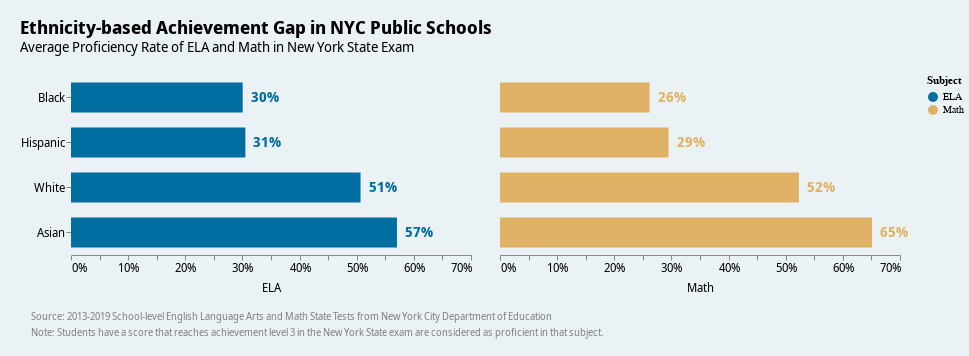

Notebook code for this chart:
### Code cell
from altair import Padding


proficiency_bar = (
    alt.Chart(proficiency_by_race)
    .mark_bar(size=30)
    .encode(
        x=alt.X("value:Q", title=None, axis=alt.Axis(format=".0%", grid=False)),
        y=alt.Y("Category:N", sort=["Black", "Hispanic", "White", "Asian"]),
        color=alt.Color(
            "Subject:N", title="Subject", scale=alt.Scale(domain=["ELA", "Math"])
        ),
    )
    .properties(
        height=180,
    )
)

achievement_gap_text = (
    alt.Chart(proficiency_by_race)
    .mark_text(
        font="Noto Sans Display", fontSize=14, fontWeight=600, align="left", dx=8
    )
    .encode(
        x=alt.X("value:Q", title=None, axis=alt.Axis(format=".0%", grid=False)),
        y=alt.Y(
            "Category:N",
            sort=["Black", "Hispanic", "White", "Asian"],
            axis=alt.Axis(grid=False, labelFont="Noto Sans Display", labelFontSize=12),
            title=None,
        ),
        text=alt.Text("value:Q", format=".0%"),
        color=alt.Color(
            "Subject:N",
            title="Subject",
            scale=alt.Scale(domain=["ELA", "Math"], range=["#006EA0", "#E0B265"]),
        ),
    )
)

source_text = (
    alt.Chart(
        pd.DataFrame(
            {
                "text": [
                    """
                    Source: 2013-2019 School-level English Language Arts and Math State Tests from New York City Department of Education\n
                    Note: Students have a score that reaches achievement level 3 in the New York State exam are considered as proficient in that subject.
                    """
                ]
            }
        )
    )
    .mark_text(
        align="left",
        baseline="top",
        color="gray",
        font="Noto Sans Display",
        fontWeight=400,
        fontSize=10,
        lineBreak="\n",
        lineHeight=8
    )
    .encode(
        x=alt.value(-40),  # Align left
        y=alt.value(5),  # Position near bottom of chart
        text="text",
    )
)

proficiency_gap = alt.layer(proficiency_bar, achievement_gap_text).facet(
    column=alt.Column("Subject:N", title=None),
)


proficiency_gap_with_source = (
    alt.vconcat(proficiency_gap, source_text)
    .properties(
        title={
            "text": "Ethnicity-based Achievement Gap in NYC Public Schools",
            "fontSize": 18,
            "subtitleFontSize": 14,
            "subtitle": "Average Proficiency Rate of ELA and Math in New York State Exam",
        },
        spacing=5,
    )
    .configure_header(
        labelFontSize=12, labelFont="Noto Sans Display", labelOrient="bottom"
    )
    .configure_view(
        fill="#EBF2f6",
        continuousWidth=400,
    )
)


proficiency_gap_with_source

### Figure 1 — Vega-Lite specification as saved in the notebook (floating-point values rounded to 4 significant figures)
{"config": {"title": {"anchor": "start", "font": "Noto Sans Display", "fontWeight": 700, "fontSize": 18, "subtitleFontSize": 16, "subtitleFont": "Noto Sans Display", "offset": 20}, "axisX": {"titleFontSize": 14, "labelFontSize": 12, "grid": false, "labelFont": "Noto Sans Display"}, "axisY": {"domain": false, "titleFontSize": 14, "titleAngle": 0, "titleBaseline": "bottom", "titleAnchor": "start", "labelFontSize": 12, "grid": true, "gridColor": "#aab0c0", "gridWidth": 1, "labelFont": "Noto Sans Display"}, "axis": {"labelFont": "Noto Sans Display", "titleFont": "Noto Sans Display", "titleFontSize": 14, "labelFontSize": 12}, "background": "#EBF2f6", "view": {"fill": "#EBF2f6", "stroke": null, "padding": {"left": 5, "top": 10, "right": 5, "bottom": 10}, "continuousWidth": 400}, "range": {"category": ["#006EA0", "#32C0D2", "#E0B265", "#00969F", "#973C4C", "#AC8B96"], "ramp": ["#fef0d9", "#fdcc8a", "#fc8d59", "#e34a33", "#b30000"], "diverging": ["#006ea0", "#4d9abd", "#99c5d9", "#ffffff", "#e3c2b3", "#c68466", "#a03200"]}, "area": {}, "line": {}, "point": {}, "text": {"fontSize": 12}, "bar": {"binSpacing": 1, "size": 25}, "facet": {"titleFontSize": 14}, "notes": {"fontSize": 10}, "sources": {"fontSize": 10}, "header": {"labelFont": "Noto Sans Display", "labelFontSize": 12, "labelOrient": "bottom"}}, "padding": {"left": 20, "top": 20, "right": 5, "bottom": 10}, "vconcat": [{"data": {"name": "data-1837370887b7b41f3ccd65b22549bb79"}, "facet": {"column": {"field": "Subject", "title": null, "type": "nominal"}}, "spec": {"layer": [{"mark": {"type": "bar", "size": 30}, "encoding": {"color": {"field": "Subject", "scale": {"domain": ["ELA", "Math"]}, "title": "Subject", "type": "nominal"}, "x": {"axis": {"format": ".0%", "grid": false}, "field": "value", "title": null, "type": "quantitative"}, "y": {"field": "Category", "sort": ["Black", "Hispanic", "White", "Asian"], "type": "nominal"}}}, {"mark": {"type": "text", "align": "left", "dx": 8, "font": "Noto Sans Display", "fontSize": 14, "fontWeight": 600}, "encoding": {"color": {"field": "Subject", "scale": {"domain": ["ELA", "Math"], "range": ["#006EA0", "#E0B265"]}, "title": "Subject", "type": "nominal"}, "text": {"field": "value", "format": ".0%", "type": "quantitative"}, "x": {"axis": {"format": ".0%", "grid": false}, "field": "value", "title": null, "type": "quantitative"}, "y": {"axis": {"grid": false, "labelFont": "Noto Sans Display", "labelFontSize": 12}, "field": "Category", "sort": ["Black", "Hispanic", "White", "Asian"], "title": null, "type": "nominal"}}}], "height": 180}}, {"data": {"name": "data-c2d02cfe7675af43d1d00474e3274fbb"}, "mark": {"type": "text", "align": "left", "baseline": "top", "color": "gray", "font": "Noto Sans Display", "fontSize": 10, "fontWeight": 400, "lineBreak": "\n", "lineHeight": 8}, "encoding": {"text": {"field": "text", "type": "nominal"}, "x": {"value": -40}, "y": {"value": 5}}}], "spacing": 5, "title": {"text": "Ethnicity-based Achievement Gap in NYC Public Schools", "fontSize": 18, "subtitleFontSize": 14, "subtitle": "Average Proficiency Rate of ELA and Math in New York State Exam"}, "$schema": "https://vega.github.io/schema/vega-lite/v5.20.1.json", "datasets": {"data-1837370887b7b41f3ccd65b22549bb79": [{"Category": "Asian", "Subject": "ELA", "value": 0.5704}, {"Category": "Black", "Subject": "ELA", "value": 0.3004}, {"Category": "Hispanic", "Subject": "ELA", "value": 0.3052}, {"Category": "White", "Subject": "ELA", "value": 0.5067}, {"Category": "Asian", "Subject": "Math", "value": 0.651}, {"Category": "Black", "Subject": "Math", "value": 0.2617}, {"Category": "Hispanic", "Subject": "Math", "value": 0.2949}, {"Category": "White", "Subject": "Math", "value": 0.5232}], "data-c2d02cfe7675af43d1d00474e3274fbb": [{"text": "\n                    Source: 2013-2019 School-level English Language Arts and Math State Tests from New York City Department of Education\n\n                    Note: Students have a score that reaches achievement level 3 in the New York State exam are considered as proficient in that subject.\n                    "}]}}
